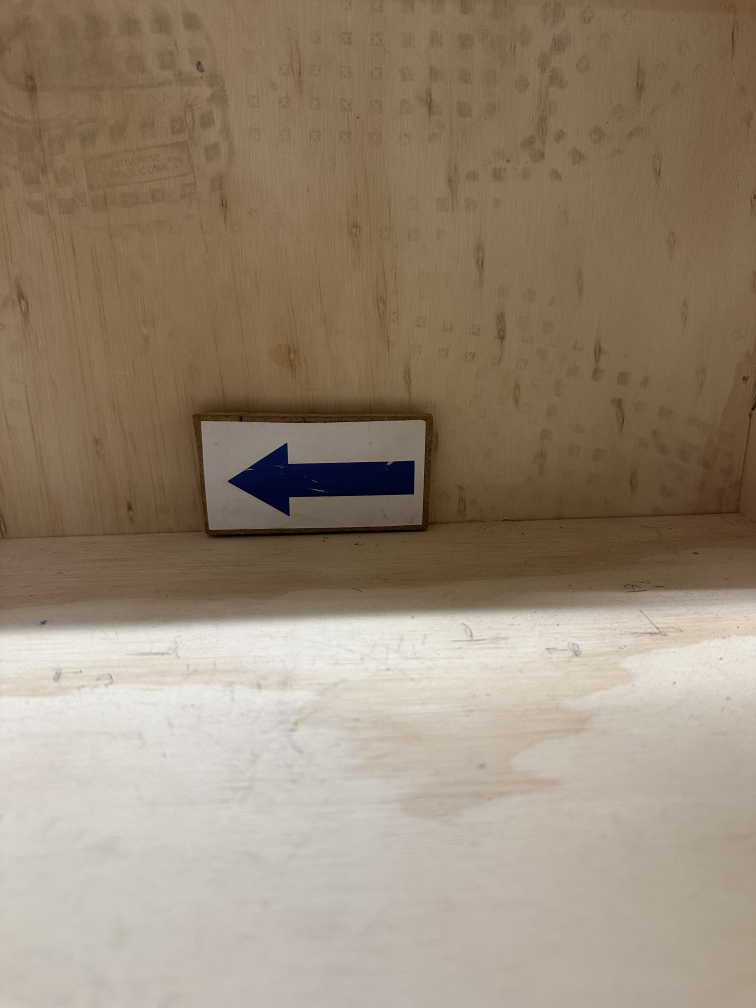
#> input picture arrow.jpeg, 3024 x 4032 px (shown at 1/4 size); its folder holds only this picture in this run
$ python -i client.py   (imports and definitions only)
#> lines starting #> are read from the running program, lines starting #| are printed output that depends on the picture; after the words box and inside, x2 and y2 are one past the last pixel; in counts of white or black regions, pixels touching at a corner belong together
#> further down, picture is the input picture: shape (4032, 3024, 3); mean B, G, R 116.6, 136.1, 151.7
#!/usr/bin/env python3
"""USAR Client - runs on your laptop.
Combines keyboard teleoperation with optional video streaming.
Pressing 'c' toggles live arrow detection on the streamed camera feed.
"""
import socket
import subprocess
import os
import threading
import numpy as np
import cv2
import time
import json

# ----------------------
# CONFIGURATION - UPDATE THESE
# ----------------------
RASPI_IP = "192.168.137.178"  # <-- change to your robot's IP
HELLO_PORT = 7123
TELEOP_PORT = 7124
STATUS_PORT = 7125

WIDTH = 640
HEIGHT = 480

STREAM_TYPE = "ps3"  # "ps3" or "logitech"
ENABLE_VIDEO = True  # set True once camera is set up

# Speed levels (power values 1-5)
SPEED_LEVELS = {
    ord('1'): 1.0,
    ord('2'): 2.0,
    ord('3'): 3.0,
    ord('4'): 4.0,
    ord('5'): 5.0,
}

current_power = 3.0  # default speed

# ----------------------
# NETWORK SETUP
# ----------------------
# [1 line that did not run here, left out]

def send_cmd(cmd: str, **kwargs):
    msg = {"cmd": cmd, "power": current_power}
    msg.update(kwargs)
    teleop_sock.sendto(json.dumps(msg).encode(), (RASPI_IP, TELEOP_PORT))

# Status listener (receives DRIVE_DONE, TURN_DONE, etc. from Pi)
# [1 line that did not run here, left out]
# [2 lines not run here, left out]

def poll_status() -> str | None:
    """Non-blocking check for status messages from the Pi."""
    try:
        data, _ = status_sock.recvfrom(1024)
        msg = json.loads(data.decode())
        return msg.get("status")
    except BlockingIOError:
        return None
    except (json.JSONDecodeError, UnicodeDecodeError):
        return None

# ----------------------
# VIDEO STREAM (background thread)
# ----------------------
frame_size = WIDTH * HEIGHT * 3
_latest_frame = None
_frame_lock = threading.Lock()
proc = None

def _video_reader():
    """Continuously read frames from FFmpeg stdout in background."""
    global _latest_frame
    while proc and proc.poll() is None:
        raw = proc.stdout.read(frame_size)
        if len(raw) != frame_size:
            continue
        frame = np.frombuffer(raw, np.uint8).reshape((HEIGHT, WIDTH, 3)).copy()
        frame = cv2.flip(frame, -1)  # flip both axes (replaces Pi-side vflip+hflip)
        with _frame_lock:
            _latest_frame = frame

def get_latest_frame():
    """Non-blocking grab of the most recent video frame."""
    with _frame_lock:
        return _latest_frame

# [28 lines not run here, left out]

# ----------------------
# ARROW DETECTION (runs on laptop)
# Simple HSV threshold + centroid pixel weighting
# ----------------------
MIN_CARD_AREA    = 500
WHITE_V_THRESH   = 200   # V channel threshold for detecting bright white card
SAMPLE_FRAMES    = 100   # frames to accumulate before locking in a direction
UNCERTAIN_MARGIN = 0.5  # if vote split is within this ratio, consider uncertain
V_THRESH_STEP    = 20    # how much to lower V threshold on retry
V_THRESH_MIN     = 120   # don't go below this
_debug_mask      = None
_left_votes      = 0
_right_votes     = 0
_sample_count    = 0
_locked_result   = None
_retry_state     = 0     # 0=scanning, 1=waiting 2s, 2=retrying with lower thresh
_retry_time      = 0.0
_current_v_thresh = WHITE_V_THRESH

def detect_arrow_in_frame(frame) -> str:
    """Two-stage arrow detection with temporal averaging and auto-retry.
    Stage 1: Find the white card (largest bright blob).
    Stage 2: Count white pixels left vs right in the card ROI.
    Accumulates votes over SAMPLE_FRAMES. If uncertain, waits 2s then
    retries with a lower V threshold to pick up more washed-out blues.
    """
    global _debug_mask, _left_votes, _right_votes, _sample_count
    global _locked_result, _retry_state, _retry_time, _current_v_thresh

    # If locked with a definite answer, return it
    if _locked_result is not None:
        return _locked_result

    # If in the 2-second wait before retry
    if _retry_state == 1:
        elapsed = time.monotonic() - _retry_time
        if elapsed < 2.0:
            return f"UNCERTAIN - retrying in {2.0 - elapsed:.1f}s"
        # Time's up — lower threshold and restart scanning
        _current_v_thresh = max(V_THRESH_MIN, _current_v_thresh - V_THRESH_STEP)
        _left_votes = 0
        _right_votes = 0
        _sample_count = 0
        _retry_state = 2
        print(f"Retrying with V_THRESH={_current_v_thresh}")

    # --- Stage 1: Find the card ---
    hsv = cv2.cvtColor(frame, cv2.COLOR_BGR2HSV)
#> hsv: shape (4032, 3024, 3); mean H, S, V 17.9, 72.2, 152
    v_channel = hsv[:, :, 2]
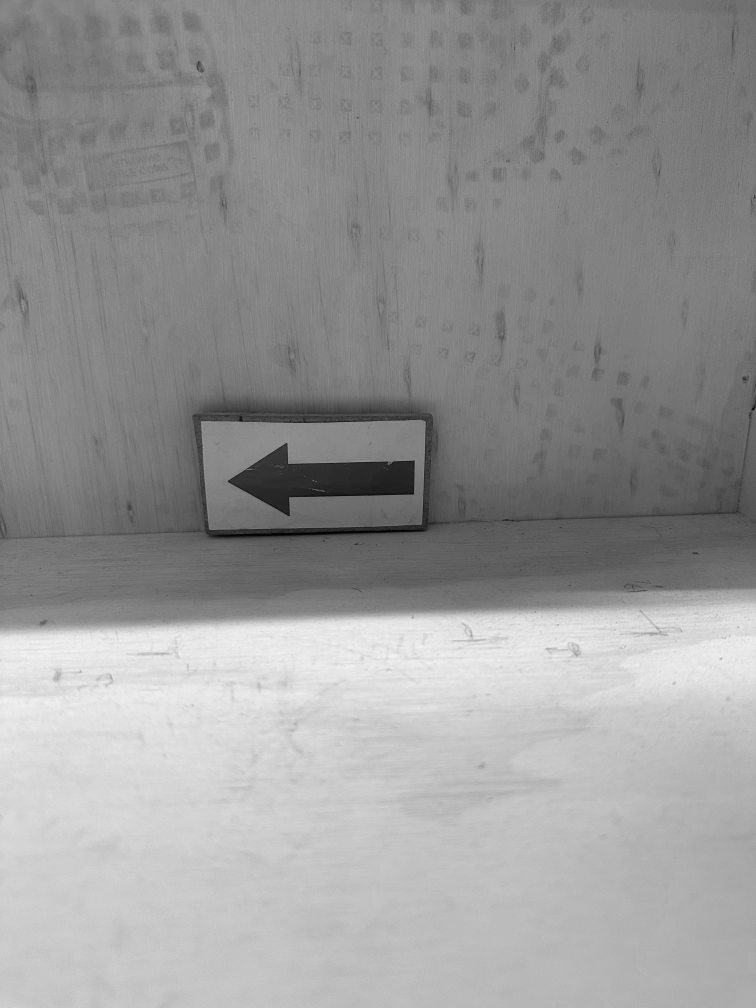
#> v_channel: shape (4032, 3024) (shown at 1/4 size); min 0, max 250, mean 152
    card_mask = cv2.inRange(v_channel, np.array([_current_v_thresh]), np.array([255]))
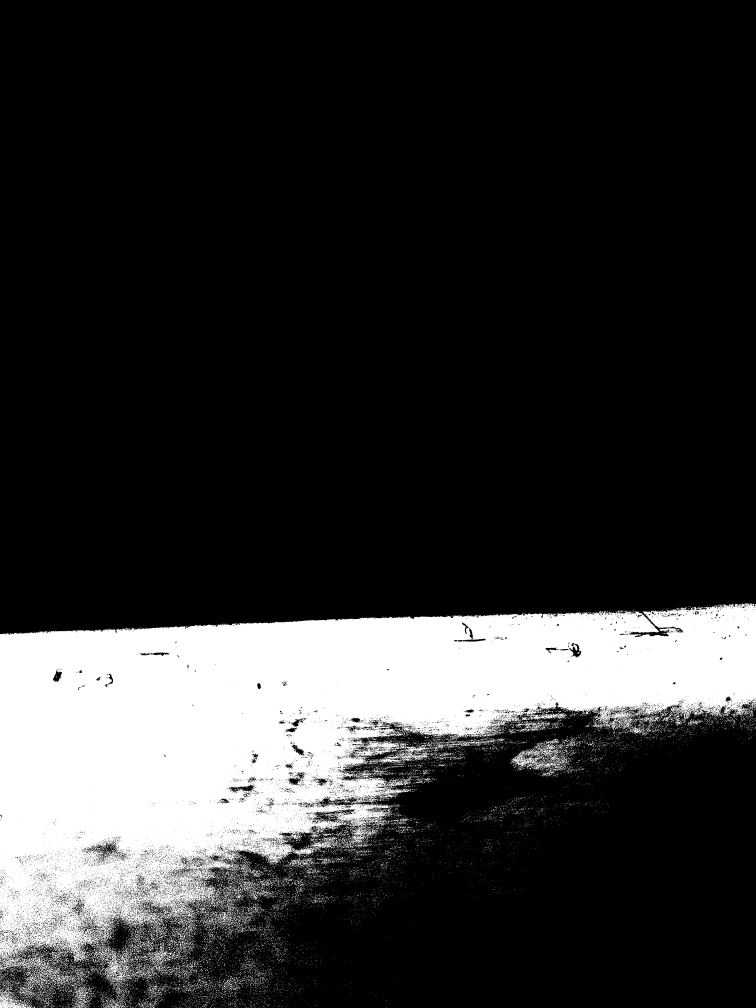
#> card_mask: shape (4032, 3024) (shown at 1/4 size); 19.1% white; 19324 white regions (18267 under 20 px)

    contours, _ = cv2.findContours(card_mask, cv2.RETR_EXTERNAL, cv2.CHAIN_APPROX_SIMPLE)
#> contours = 18886 contours, 18496 with area under 20; largest, box (x1, y1, x2, y2) and area: (0, 2413, 3024, 3955) 2271199, (373, 3774, 536, 3940) 8771, (2044, 2954, 2262, 3080) 7630, (1515, 2970, 1718, 3059) 4616, (0, 3946, 132, 4032) 4244
    if not contours:
        _debug_mask = card_mask
        return f"SCANNING ({_sample_count}/{SAMPLE_FRAMES})"

    largest = max(contours, key=cv2.contourArea)
#> largest = contour of 24589 points, box (x1, y1, x2, y2) (0, 2413, 3024, 3955), area 2271199
    if cv2.contourArea(largest) < MIN_CARD_AREA:
        _debug_mask = card_mask
        return f"SCANNING ({_sample_count}/{SAMPLE_FRAMES})"

    rx, ry, rw, rh = cv2.boundingRect(largest)
#> rx = 0; ry = 2413; rw = 3024; rh = 1542

    # --- Stage 2: Raw white pixel analysis within the card ROI ---
    roi_v = v_channel[ry:ry+rh, rx:rx+rw]
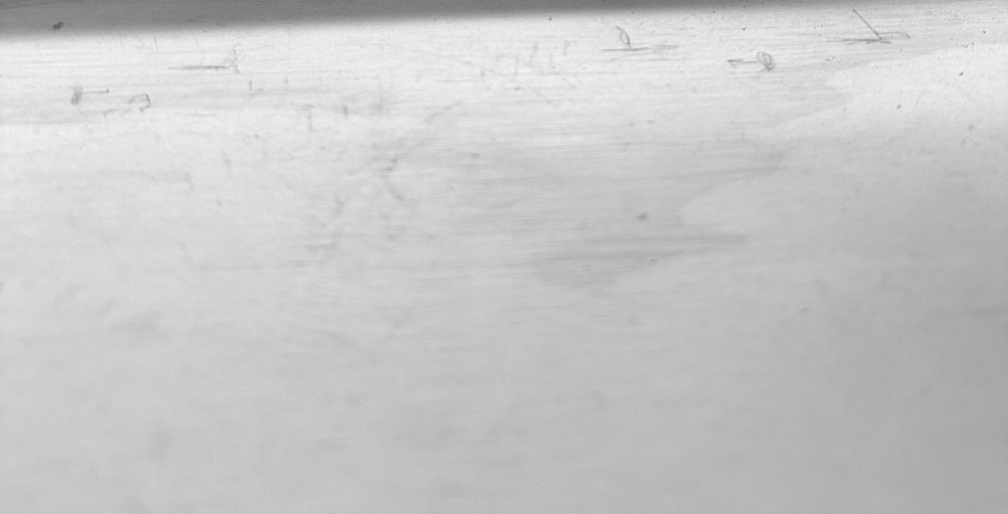
#> roi_v: shape (1542, 3024) (shown at 1/3 size); min 79, max 250, mean 199.8
    roi_mask = (roi_v >= _current_v_thresh).astype(np.uint8) * 255
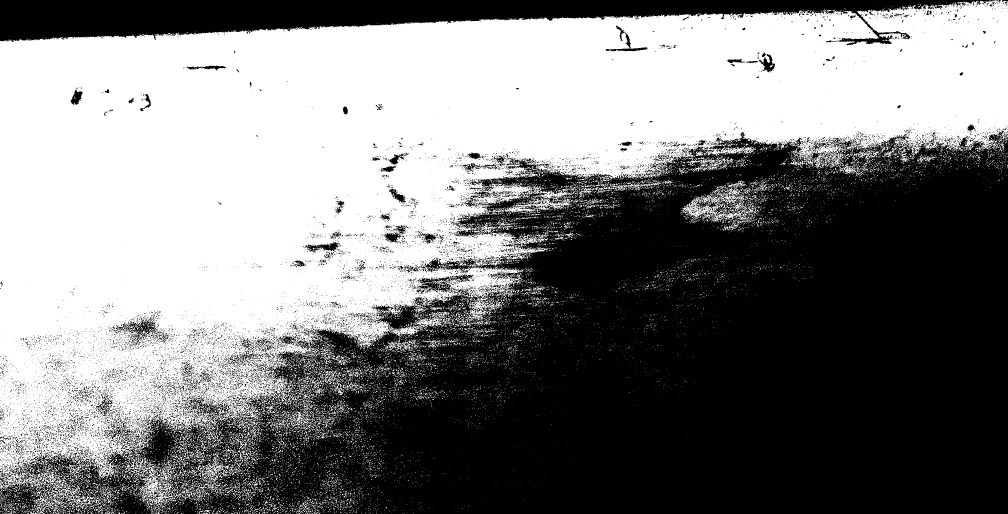
#> roi_mask: shape (1542, 3024) (shown at 1/3 size); 49.7% white; 17272 white regions (16308 under 20 px), largest, box (x1, y1, x2, y2) and area: (0, 0, 3024, 1542) 2176944, (2044, 541, 2262, 667) 7774, (373, 1361, 536, 1527) 7439
    _debug_mask = roi_mask

    center_x = rw // 2
#> center_x = 1512
    left_white = np.count_nonzero(roi_mask[:, :center_x])
#> left_white = 1626929
    right_white = np.count_nonzero(roi_mask[:, center_x:])
#> right_white = 688459

    total = left_white + right_white
#> total = 2315388
    if total == 0:
        return f"SCANNING ({_sample_count}/{SAMPLE_FRAMES})"

    # Cast a vote
    if left_white < right_white:
        _left_votes += 1
    elif right_white < left_white:
        _right_votes += 1
    _sample_count += 1

    # Check if we've collected enough samples
    if _sample_count >= SAMPLE_FRAMES:
        total_votes = _left_votes + _right_votes
        if total_votes == 0:
            margin = 0.0
        else:
            margin = abs(_left_votes - _right_votes) / total_votes

        if margin > UNCERTAIN_MARGIN:
            # Clear result
            if _left_votes > _right_votes:
                _locked_result = "< LEFT"
            else:
                _locked_result = "RIGHT >"
            print(f"LOCKED: {_locked_result} (L:{_left_votes} R:{_right_votes} / {_sample_count} frames, margin={margin:.2f})")
            return _locked_result
        else:
            # Too close to call — trigger retry with lower threshold
            if _current_v_thresh - V_THRESH_STEP >= V_THRESH_MIN:
                print(f"UNCERTAIN (L:{_left_votes} R:{_right_votes}, margin={margin:.2f}) — retrying in 2s")
                _retry_state = 1
                _retry_time = time.monotonic()
                return "UNCERTAIN - retrying in 2.0s"
            else:
                # Already at minimum threshold, lock as uncertain
                _locked_result = "UNCERTAIN"
                print(f"LOCKED: UNCERTAIN (L:{_left_votes} R:{_right_votes}, already at min V_THRESH)")
                return _locked_result

    return f"SCANNING ({_sample_count}/{SAMPLE_FRAMES})"

def reset_arrow_detection():
    """Reset the vote accumulator so detection can run again."""
    global _left_votes, _right_votes, _sample_count, _locked_result
    global _retry_state, _retry_time, _current_v_thresh
    _left_votes = 0
    _right_votes = 0
    _sample_count = 0
    _locked_result = None
    _retry_state = 0
    _retry_time = 0.0
    _current_v_thresh = WHITE_V_THRESH

# ----------------------
# CV SEQUENCE STATE MACHINE
# ----------------------
# Press C → WAIT(7s) → DRIVE1(6in) → DETECT(arrow) → DRIVE2(6in) → TURN(direction) → DONE
CV_OFF       = 0
CV_WAIT      = 1   # 7-second countdown
CV_DRIVE1    = 2   # drive forward 6 inches
CV_DETECT    = 3   # run arrow detection (100 frames)
CV_DRIVE2    = 4   # drive forward 6 more inches
CV_DRIVE3    = 5   # drive forward 6 more inches (guaranteed before turn)
CV_TURN      = 6   # rotate toward arrow direction
CV_DONE      = 7

SIX_INCHES_CM = 15.24
TURN_DEG      = 90.0

cv_state     = CV_OFF
cv_direction = ""
cv_start_time = 0.0

# ----------------------
# CONTROLS HELP
# ----------------------
# [13 lines not run here, left out]

# ----------------------
# MAIN LOOP: video + teleop
# ----------------------
DRIVE_KEYS = {
    ord('w'): "FWD",
    ord('s'): "BACK",
    ord('a'): "FWD_LEFT",
    ord('d'): "FWD_RIGHT",
    ord('q'): "LEFT",
    ord('e'): "RIGHT",
}

SERVO_KEYS = {
    ord('['): "SERVO_LEFT",
    ord(']'): "SERVO_RIGHT",
    ord('\\'): "SERVO_CENTER",
}

active_cmd = "STOP"
active_servo_cmd = None
detect_arrow = False
arrow_direction = ""

# [196 lines not run here, left out]

>>> import cv2
>>> picture = cv2.imread('arrow.jpeg')
>>> result = detect_arrow_in_frame(picture)
#> result = 'SCANNING (1/100)'
